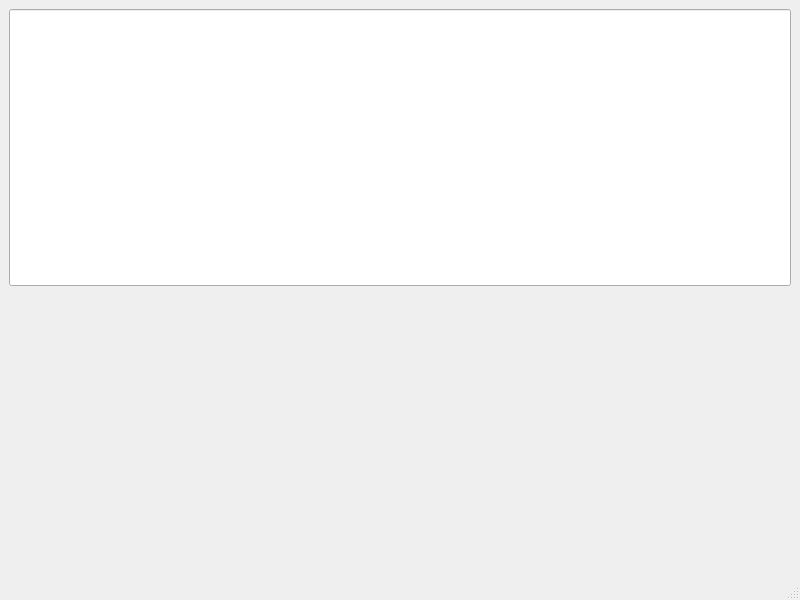
<?xml version="1.0" encoding="UTF-8"?>
<ui version="4.0">
 <class>MainWindow</class>
 <widget class="QMainWindow" name="MainWindow">
  <property name="geometry">
   <rect>
    <x>0</x>
    <y>0</y>
    <width>800</width>
    <height>600</height>
   </rect>
  </property>
  <property name="windowTitle">
   <string>MainWindow</string>
  </property>
  <widget class="QWidget" name="centralwidget">
   <layout class="QVBoxLayout" name="verticalLayout">
    <item>
     <widget class="QLineEdit" name="lineEdit">
      <property name="sizePolicy">
       <sizepolicy hsizetype="Expanding" vsizetype="Preferred">
        <horstretch>0</horstretch>
        <verstretch>0</verstretch>
       </sizepolicy>
      </property>
      <property name="font">
       <font>
        <pointsize>16</pointsize>
       </font>
      </property>
      <property name="alignment">
       <set>Qt::AlignCenter</set>
      </property>
     </widget>
    </item>
    <item>
     <widget class="QLabel" name="label">
      <property name="sizePolicy">
       <sizepolicy hsizetype="Preferred" vsizetype="Preferred">
        <horstretch>0</horstretch>
        <verstretch>0</verstretch>
       </sizepolicy>
      </property>
      <property name="font">
       <font>
        <pointsize>16</pointsize>
       </font>
      </property>
      <property name="text">
       <string/>
      </property>
      <property name="alignment">
       <set>Qt::AlignCenter</set>
      </property>
     </widget>
    </item>
   </layout>
  </widget>
  <widget class="QMenuBar" name="menubar">
   <property name="geometry">
    <rect>
     <x>0</x>
     <y>0</y>
     <width>800</width>
     <height>26</height>
    </rect>
   </property>
  </widget>
  <widget class="QStatusBar" name="statusbar"/>
 </widget>
 <resources/>
 <connections/>
</ui>
